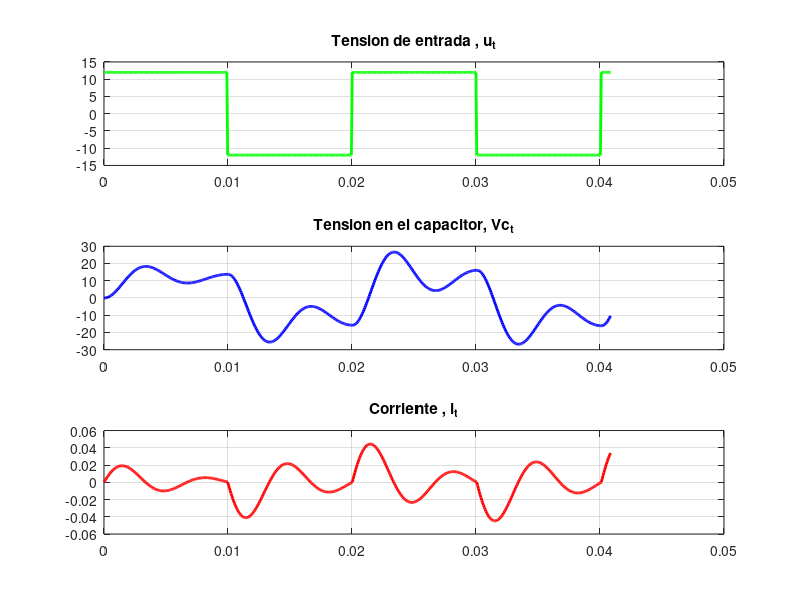

MATLAB code for this plot:
%% 
% _Ingeniería Electrónica_
%%     *Actividad Práctica N°1*
%%     *Representación de sistemas y controladores* 
% 
% 
% 
% 
% 
%     *Sistema de Control II* 
% *FCEFyN (UNC)*
%     *2025*
% 
% 
% 
%     *Profesor: Julian Pucheta*
%     *Alumna: Macarena V. González*
%% 
% 
%% *Caso de estudio 1: Sistema de dos variables de estado*
% Para este caso de estudio se plantea un sistema eléctrico RLC cuyo  comportamiento 
% se encuentra modelado en variables de estado, este modelo puede  obtenerse a 
% partir de las ecuaciones diferenciales que surgen de la aplicación directa de  
% la ley de Kirchhoff de las tensiones a la malla del circuito.
% 
% 
% 
% Fig: Esquemático del circuito RLC 
% 
% $$\begin{array}{l}V_e \left(t\right)=V_L \left(t\right)+V_c \left(t\right)+V_r 
% \left(t\right)\\V_e \left(t\right)=L\frac{\mathrm{di}\left(t\right)}{\mathrm{dt}}+V_c 
% \left(t\right)+\mathrm{Ri}\left(t\right)\\\mathrm{donde}\;\;\;\;V_c \left(t\right)=\frac{1}{C}\int 
% i\left(t\right)\mathrm{dt}\\{V_o \left(t\right)=V}_r \left(t\right)=\mathrm{Ri}\left(t\right)\end{array}$$
% - Datos proporcionados del sistema eléctrico
%       1)Representaciones de variables de estado:
% $$\dot{x} =\mathrm{Ax}\left(t\right)+\mathrm{Bu}\left(t\right)$$
% 
% $$y=c^T x\left(t\right)$$
% 
% Donde las matrices contienen a los coeficientes del circuito: 
% 
% $A=\left\lbrack \begin{array}{cc}-\frac{R}{L} & -\frac{1}{L}\\\frac{1}{C} 
% & 0\end{array}\right\rbrack$ , $B=\left\lbrack \begin{array}{c}\frac{1}{L}\\0\end{array}\right\rbrack$, 
% $c^T =\left\lbrack \begin{array}{cc}R & 0\end{array}\right\rbrack$
% 
% Con estos datos  y las ecuaciones diferenciales se puede definir como variables 
% de estado  a :
% 
% $$\begin{array}{l}x_1 =i\left(t\right)\;\\\;x_2 =V_c \left(t\right)\;\end{array}$$
% 
% Despejando, ordenando y reemplazando obtenemos: 
% 
% $$\begin{array}{l}\dot{x_1 } =-\frac{R}{L}x_1 -\frac{1}{L}x_2 +\frac{1}{L}V_e 
% \\\dot{x_2 } =\frac{1}{C}x_1 \\y={R\ldotp x}_1 \end{array}$$
% 
% 
% 
% 
%         2)Curvas del circuito RLC para una entrada de 12V:
% 
% 
% Consignas a resolver →(ítems)
% Ítem[1] 
% Asignar valores a R=220Ω , L=500mHy, y C=2,2μF. Obtener simulaciones que permitan  
% estudiar la dinámica del sistema, con una entrada de tensión escalón de 12V, 
% que cada  1ms cambia  de signo.
% Resolución
% Para estudiar la dinámica del sistema se procede a realizar los siguientes 
% pasos: 

clear all; clc; close all;
%% 
% * Declarar los Parámetros  de diseño y  matrices que forman las ecuaciones 
% de estados  : 

R= 220;%[ohm]
L= 500e-3;%[Hy]
Cap= 2.2e-6; %[F]
V_e = 12;% [V] voltaje de entrada
%Matrices del espacio 
A= [-R/L -1/L ; 1/Cap 0]; % Matriz de estados
B= [1/L ; 0]; %Matriz de entrada 
C= [R 0]; %Matriz de salida
D=[0]; %Matriz de transmisión directa
%% 
% * También es importante declarar el punto de operación,es necesario para encontrar 
% las ecuaciones de estado:

%Punto de operación de V y I
I1(1)=0;
Vc(1)=0;
y(1)=0;
Xop=[0 0]' ;
x=[I1(1) Vc(1)]'; 
%% 
% * Obtener  la FT a partir de las matrices del espacio de estado → me sirve 
% para calcular los polos  y por ende el comportamiento de estabilidad del sistema 
% y los tiempos de simulación


%convierte de espacio de estados a función de transferencia
[numF,denF] = ss2tf(A,B,C,D)
%Función de transferencia del sistema 
F=tf(numF,denF) 
%Polos de la FT
poles=roots(denF) % POLOS complejos conjugados :representan una respuesta temp SUBamortiguada en el tiempo 0<ξ<1

% saco la parte imaginaria del polo = Wd 
Wd1=imag(poles(1)) 
Wd2= imag(poles(2))
%Proporciona ξ y Wn de la FT
[Wn,zita]=damp(F)
%damp(F) me proporciona mas información
%% 
% Como los polos son complejos conjugados, representan una respuesta temp. *sub*amortiguada 
% en el tiempo |*0<ξ<1*| ,  para calcular los tiempos de simulación y de integración 
% se debe considerar la _*frecuencia de oscilación*_  $W_d$ (parte imaginaria 
% de los polos) y calcular su período que nos da  el tiempo de integración si 
% le tomamos su centesíma parte. Siendo este un número muy pequeño. 

%Cálculo de Período de Wd1 
t_d=(2*pi)/Wd1 
%time de integración 
delta=t_d/100 % 
%----
%% 
% Para el tiempo de simulación se toma la constante de tiempo más lenta( 5%)  
% y la parte real del polo, en este caso que son imaginarios. 
% 
% Luego se multiplica para tener más períodos para analizar mejor la dinámica 
% del sistema.

t_l=log(0.05)/(real(poles(1)))
t_sim=3*t_l 
%% 
% Como  se pide una simulación con una entrada que cambie de signo cada 10 ms 
% entonces Tsim debe ser mayor lo cual se cumple ya que nos da  $t_{\mathrm{sim}} 
% =0\ldotp 0409$
% 
% |La cantidad de puntos  esta definido por:| 

step=round(t_sim/delta) %cant. de puntos de sim.= time total de simu/time que dura cada tamaño de paso 
%% 
% Sabiendo la cantidad de puntos  necesarios se contruye el vector tiempo  y 
% con  el punto de operación se puede definir la señal de entrada: 

%vector inicial de la entrada

t = linspace(0, t_sim, step);

u=linspace(0,0,step);

ii=0;

for i=1:step-1 
    ii = ii + delta; %Variable acumuladora de tiempo -Creación de  u(t)
    if(ii >= 10e-3) %porque conmuta cada 10 milisegundo
        ii=0;
        V_e=V_e*-1; %Cambio el sentido de crecimiento
    end
    u(i)= V_e;
%Aplicación de Euler
    xp=A*(x-Xop)+B*u(i); %representa la funcion derivada de X
    x=x+xp*delta;    %% Obtengo el valor de X a partir de los valores de su derivada
    Y=C*x;           %Almacena el valor actual de la salida

    %Siempre hago referencia al valor siguiente, ya que el primer valor
    % siempre es cero
    y(i+1)=Y(1);    %Hago que el valor siguiente sea el actual
    I1(i+1)=x(1);    
    Vc(i+1)=x(2);
end
u(end)=u(end-1);
%% 
% Gráficas

disp('Simulación completada')
figure(1);
hold on
subplot(3,1,1)
plot(t,u,'green','LineWidth',2); title('Tension de entrada , u_t') 
grid on
subplot(3,1,2)
plot(t,Vc,'blue','LineWidth',2); title('Tension en el capacitor, Vc_t') 
grid on
subplot(3,1,3);
plot(t,I1,'red','LineWidth',2); title('Corriente , i_t');
grid on;
drawnow;
disp("¡Simulación finalizada!")
% Conclusiones 
% La razón por la que es oscilatorio es debido  a los polos que nos da una señal 
% subamortiguada donde la respuesta que se obtiene es acorde  a esto :
% 
% Con $t_{\mathrm{sim}} =3*t_L$ se obtiene la siguiente gráfica: 
% 
% 
% 
% Se puede apreciar que en el voltaje del capacitor (fig 2)  hay oscilaciones 
% cada vez que cambia el valor de la entrada. 
% 
% Donde la tensión del capacitor puede superar momentáneamente los 12 V de entrada 
% debido al intercambio de energía entre el inductor y el capacitor durante las 
% oscilaciones transitorias. El inductor impulsa corriente hacia el capacitor 
% incluso después de que ha alcanzado la tensión de la fuente, generando un sobrepaso 
% que es típico de un sistema subamortiguado.
% 
% La amplitud de estas oscilaciones decae con el tiempo hasta estabilizarse, 
% lo cual indica *pérdida de energía.* 
% 
% Por otro lado,  en el gráfico de la corriente  (fig 3) hay una valoración 
% directa entre los picos de corriente y los flancos del escalón de entrada. Esto 
% tiene sentido ya que la corriente en una serie RLC es común a todos los elementos, 
% y es la que produce el cambio en las tensiones de los elementos almacenadores 
% (L y C).
% 
% Además, se puede observar que el primer pico resulta ser menor al resto debido 
% a que, en un comienzo, el capacitor se encontraba descargado, llegando solo 
% hasta los  19 mA y en los siguientes períodos el pico es de 44mA
% 
% 
% 
% Para apreciar mejor se muestra con Con $t_{\mathrm{sim}} =2*t_L$ 
% 
% 
% 
% Para verificar que el resultado sea coherente se planteo la solución analítica 
% del circuito obteniendo: 
% 
% 
% 
% En la respuesta al pulso cuadrado*,* la conmutación periódica genera oscilaciones 
% amortiguadas tanto en la corriente como en la tensión del capacitor, sin que 
% el sistema llegue al régimen permanente.Por este motivo para lograr apreciar 
% que se verifica lo analítico con lo aproximado se  modifica  el tiempo en alto 
% de la señal de entrada  para 40 mS  ya que el código de solucion analítica solo 
% tiene una exitación en alto.
% 
% 
% 
% 
% 
%